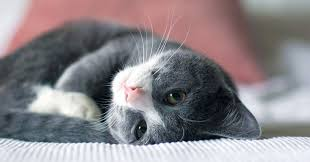
#> input picture data/cat.png, 310 x 162 px, found by its file name
$ jupyter execute 'rotation, flip.ipynb'
#> lines starting #> are read from the running program, lines starting #| are printed output that depends on the picture
[cell 1]
import cv2
import matplotlib.pyplot as plt

image_path = './data/cat.png'
image = cv2.imread(image_path)
#> image is the input picture: shape (162, 310, 3); mean B, G, R 137.5, 133.2, 139
image = cv2.cvtColor(image, cv2.COLOR_BGR2RGB)

[cell 2]
image_90 = cv2.rotate(image, cv2.ROTATE_90_CLOCKWISE)
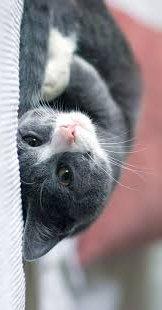
#> image_90: shape (310, 162, 3); mean R, G, B 139, 133.2, 137.5
image_180 = cv2.rotate(image, cv2.ROTATE_180)
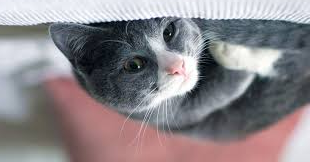
#> image_180: shape (162, 310, 3); mean R, G, B 139, 133.2, 137.5
image_270 = cv2.rotate(image, cv2.ROTATE_90_COUNTERCLOCKWISE)
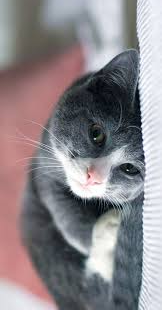
#> image_270: shape (310, 162, 3); mean R, G, B 139, 133.2, 137.5

[cell 3]
plt.imshow(image)
plt.title('image')
plt.show()

plt.imshow(image_90)
plt.title('image_90')
plt.show()

plt.imshow(image_180)
plt.title('image_180')
plt.show()

plt.imshow(image_270)
plt.title('image_270')
plt.show()

[cell 4]
image_lr = cv2.flip(image, 1)
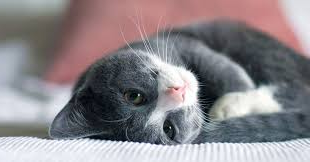
#> image_lr: shape (162, 310, 3); mean R, G, B 139, 133.2, 137.5
image_ud = cv2.flip(image, 0)
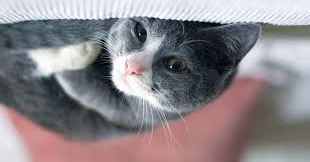
#> image_ud: shape (162, 310, 3); mean R, G, B 139, 133.2, 137.5

$ run again, with data/ex_image.png copied over data/cat.png
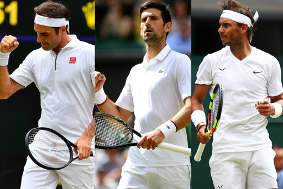
#> input picture data/ex_image.png, 283 x 189 px, found by its file name
#> image is the input picture: shape (189, 283, 3); mean B, G, R 130, 135.2, 140.3
#> `image_lr = cv2.flip(image, 1)`:
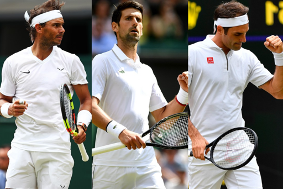
#> image_lr: shape (189, 283, 3); mean R, G, B 140.3, 135.2, 130
#> `image_ud = cv2.flip(image, 0)`:
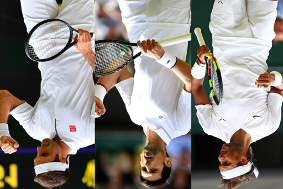
#> image_ud: shape (189, 283, 3); mean R, G, B 140.3, 135.2, 130

$ run again, with data/face01.png copied over data/cat.png
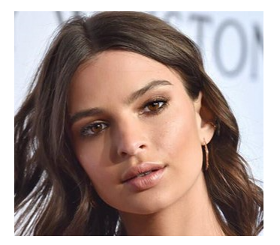
#> input picture data/face01.png, 280 x 245 px, found by its file name
#> image is the input picture: shape (245, 280, 3); mean B, G, R 139.1, 144.7, 163.9
#> `image_lr = cv2.flip(image, 1)`:
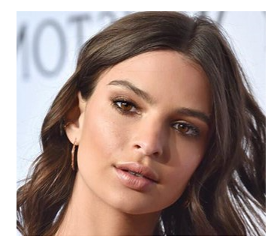
#> image_lr: shape (245, 280, 3); mean R, G, B 163.9, 144.7, 139.1
#> `image_ud = cv2.flip(image, 0)`:
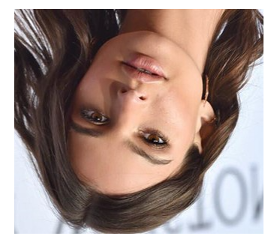
#> image_ud: shape (245, 280, 3); mean R, G, B 163.9, 144.7, 139.1
